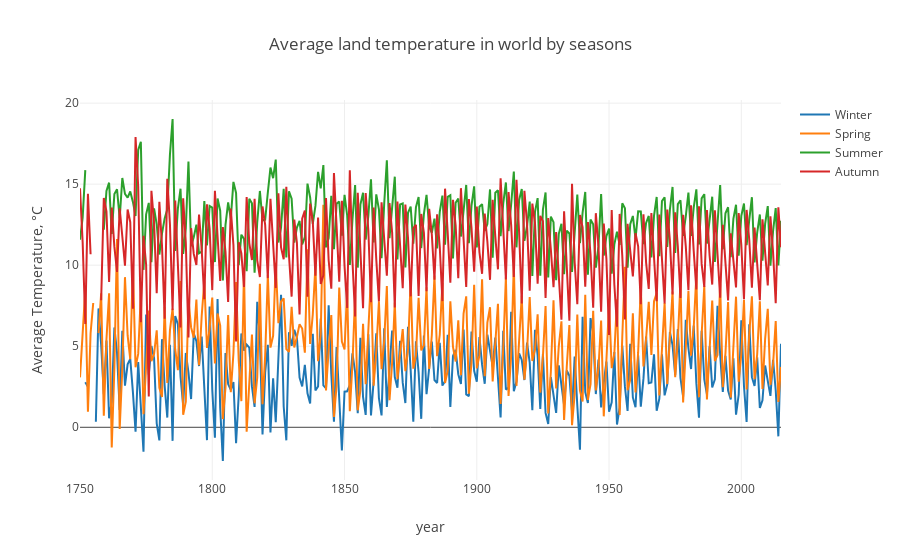

The cell this chart's notebook holds for it:
### Code cell
trace_winter = go.Scatter(x = years, y = df_global.LandAverageTemperature[df_global.season == 'Winter'], name = 'Winter' )
trace_Spring = go.Scatter(x = years, y = df_global.LandAverageTemperature[df_global.season == 'Spring'], name = 'Spring' )
trace_Summer = go.Scatter(x = years, y = df_global.LandAverageTemperature[df_global.season == 'Summer'], name = 'Summer' )
trace_Autumn = go.Scatter(x = years, y = df_global.LandAverageTemperature[df_global.season == 'Autumn'], name = 'Autumn' )

data_season = [trace_winter,trace_Spring,trace_Summer,trace_Autumn]
layout_season = go.Layout(
    xaxis=dict(title='year'),
    yaxis=dict(title='Average Temperature, °C'),
    title='Average land temperature in world by seasons')
fig_season = go.Figure(data=data_season, layout=layout_season)
py.iplot(fig_season)

### Figure 1 — Plotly figure (JSON) as saved in the notebook; plotly's stock layout.template omitted (floating-point values rounded to 4 significant figures; data arrays with more than 128 entries replaced by an {"elided": "..."} marker saying what was removed)
{"data": [{"name": "Winter", "type": "scatter", "x": {"elided": "266 int values"}, "y": {"elided": "798 float values"}}, {"name": "Spring", "type": "scatter", "x": {"elided": "266 int values"}, "y": {"elided": "798 float values"}}, {"name": "Summer", "type": "scatter", "x": {"elided": "266 int values"}, "y": {"elided": "798 float values"}}, {"name": "Autumn", "type": "scatter", "x": {"elided": "266 int values"}, "y": {"elided": "798 float values"}}], "layout": {"title": "Average land temperature in world by seasons", "xaxis": {"title": "year"}, "yaxis": {"title": "Average Temperature, °C"}}}
